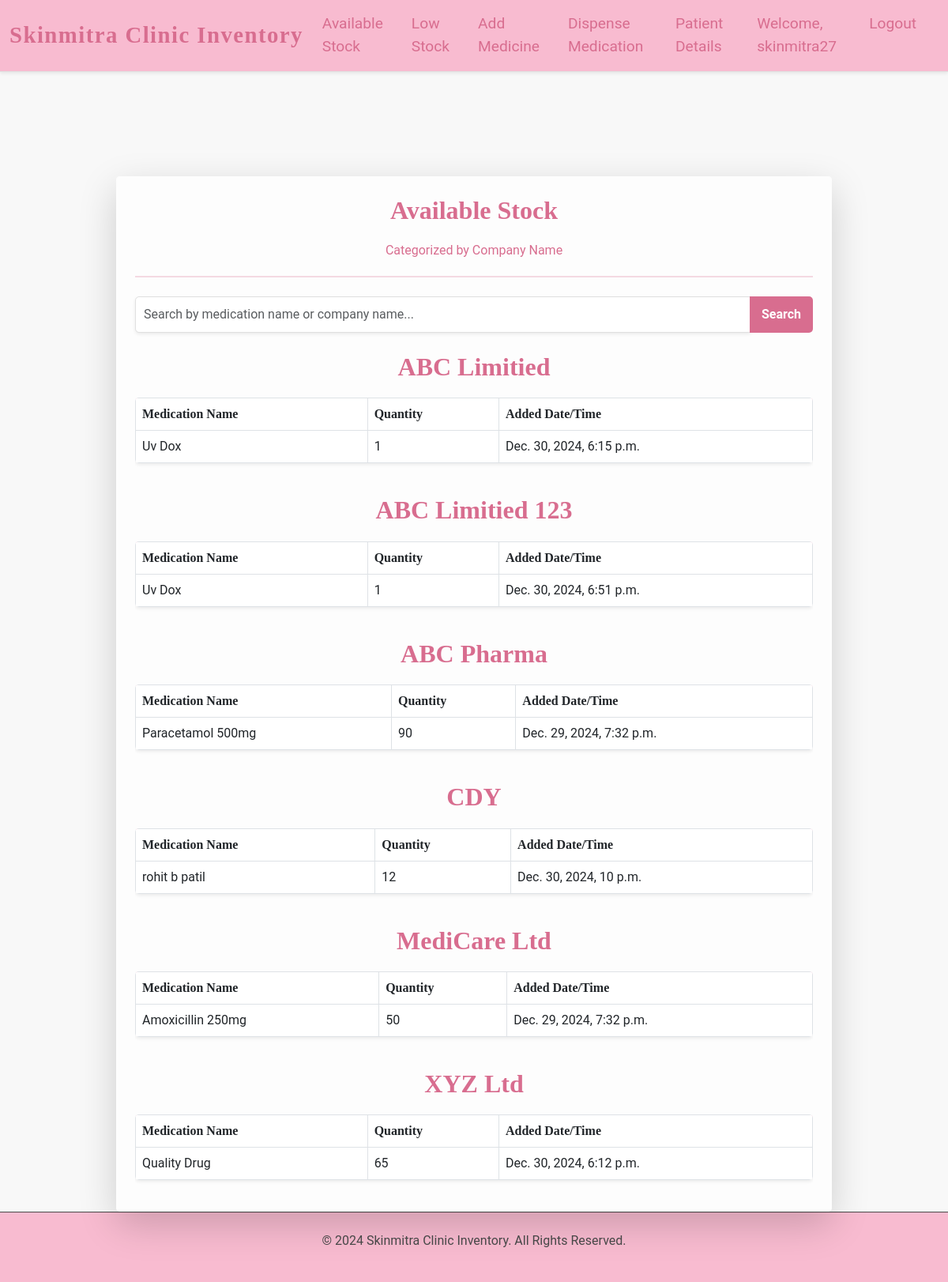
The page /available_stock/ (signed in) on the database as committed earlier.
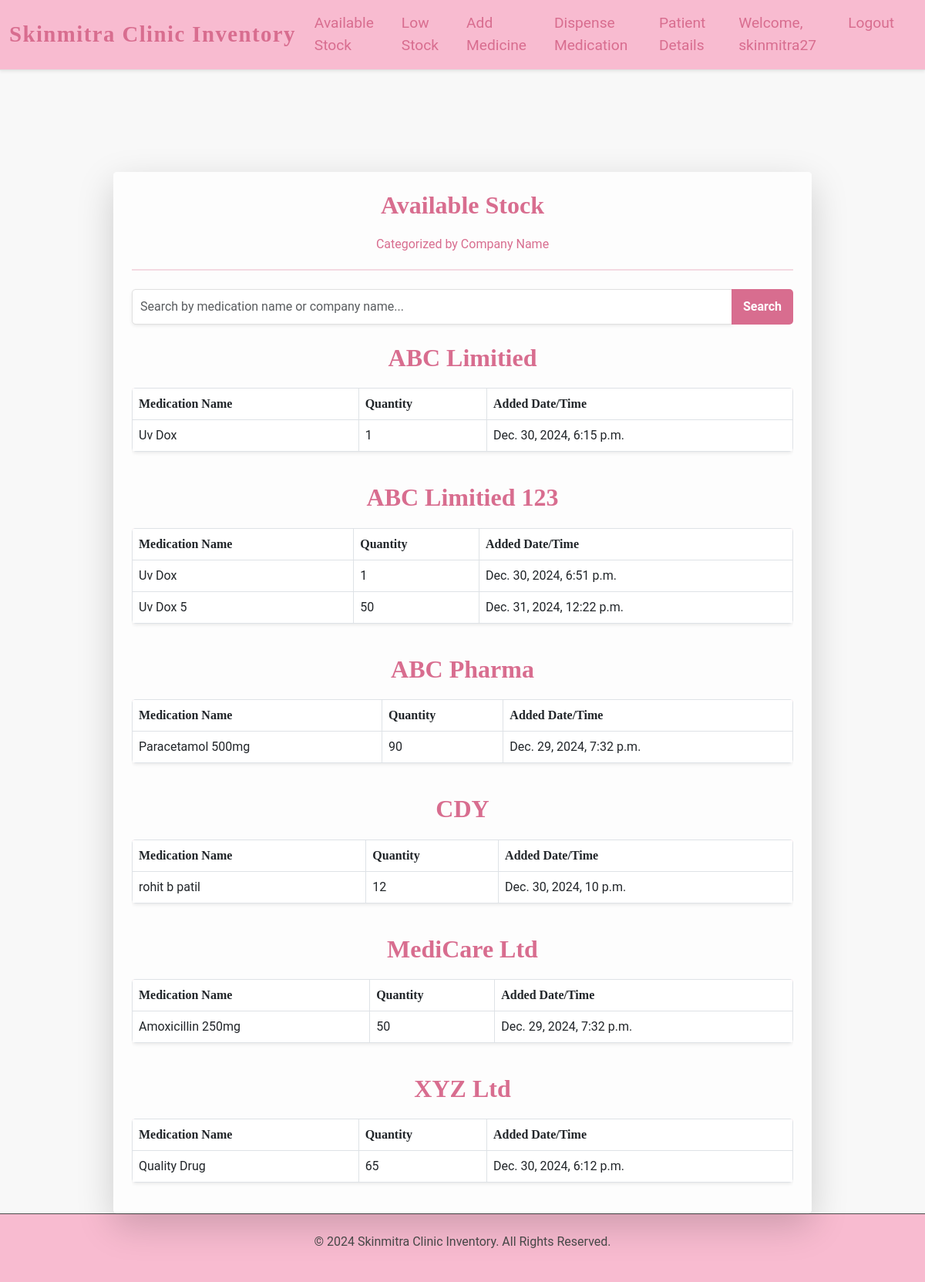
The same page on the database as committed later.
### inventory/models.py (models this page shows, shortened)
class Medication(models.Model):
    name = models.CharField(max_length=100)
    quantity = models.IntegerField()
    date_added = models.DateTimeField(auto_now_add=True)
    company_name = models.CharField(max_length=255, default="Unknown")  # Add this field

### inventory/views.py (the view)
# urls.py: path('available_stock/', views.available_stock, name='available_stock'),
@login_required
def available_stock(request):
    query = request.GET.get("search", "")  # Get the search query
    if query:
        medications = Medication.objects.filter(
            Q(name__icontains=query) | Q(company_name__icontains=query),
            quantity__gt=0
        )
    else:
        medications = Medication.objects.filter(quantity__gt=0)
    grouped_medications = {}
    for company_name, meds in groupby(medications.order_by("company_name"), key=lambda x: x.company_name):
        grouped_medications[company_name] = list(meds)
    return render(
        request,
        "available_stock.html",
        {"grouped_medications": grouped_medications, "search_query": query},
    )

### inventory/templates/available_stock.html (shortened to what this page needs)
{% extends "base.html" %}
{% block content %}
<div class="container mt-5">
    <div class="row justify-content-center">
        <div class="col-md-10">
            <div class="card shadow-lg border-0">
                <div class="card-body p-4">
                    <div class="text-center mb-4">
                        <h1 class="available-stock-heading">Available Stock</h1>
                        <p class="lead-text">Categorized by Company Name</p>
                        <hr class="hr-style">
                    </div>
                    <form method="GET" action="{% url 'available_stock' %}" class="mb-4">
                        <div class="input-group">
                            <input
                                type="text"
                                name="search"
                                class="form-control shadow-sm"
                                placeholder="Search by medication name or company name..."
                                value="{{ search_query }}"
                                aria-label="Search">
                            <button class="btn btn-custom" type="submit">Search</button>
                        </div>
                    </form>
                    {% if grouped_medications %}
                        {% for company, medications in grouped_medications.items %}
                        <h3 class="mt-4 available-stock-heading">{{ company }}</h3>
                        <div class="table-responsive">
                            <table class="table table-bordered table-hover shadow-sm">
                                <thead class="table-heading">
                                    <tr>
                                        <th>Medication Name</th>
                                        <th>Quantity</th>
                                        <th>Added Date/Time</th>
                                    </tr>
                                </thead>
                                <tbody>
                                    {% for medication in medications %}
                                    <tr>
                                        <td>{{ medication.name }}</td>
                                        <td>{{ medication.quantity }}</td>
                                        <td>{{ medication.date_added }}</td>
                                    </tr>
                                    {% endfor %}
                                </tbody>
                            </table>
                        </div>
                        {% endfor %}
                    {% else %}
                    <div class="text-center mt-4">
                        <p class="text-muted">No medications match your search criteria.</p>
                    </div>
                    {% endif %}
                </div>
            </div>
        </div>
    </div>
</div>
{% endblock %}

Rows that differ between the two databases and show on the page:
added Medication: name "Uv Dox 5", quantity "50", date_added "Dec. 31, 2024, 12:22 p.m.", shown under "ABC Limitied 123"
